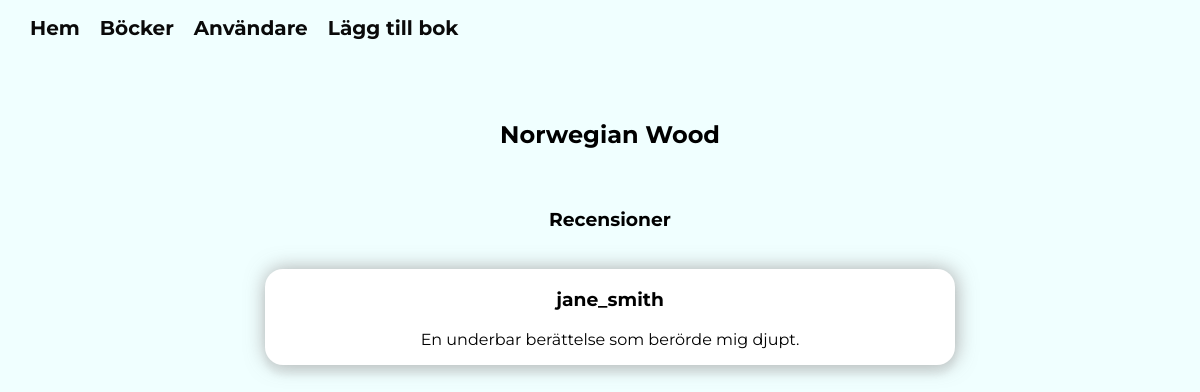
/reviews.php?id=2, run on the app's committed database.
### tables this page shows
CREATE TABLE `reviews` (
  `id` int(11) NOT NULL,
  `user_id` int(11) DEFAULT NULL,
  `book_id` int(11) DEFAULT NULL,
  `review_text` text DEFAULT NULL
);

CREATE TABLE `books` (
  `id` int(11) NOT NULL,
  `title` varchar(100) NOT NULL,
  `author_id` int(11) DEFAULT NULL
);

CREATE TABLE `users` (
  `id` int(11) NOT NULL,
  `username` varchar(50) NOT NULL,
  `password` varchar(50) NOT NULL
);

### classes/db.php (called while the page is built, shortened)
<?php
class DB
{
    public function __construct(PDO $pdo)
    {
        $this->pdo = $pdo;
    }
}

### classes/review-model.php (called while the page is built)
<?php
require_once "db.php";
class ReviewModel extends DB
{
    public function getAllReviewsByBook(int $id)
    {
        $sql = "SELECT reviews.*, users.username, books.title FROM reviews
        JOIN users ON reviews.user_id = users.id
        JOIN books ON reviews.book_id = books.id
        WHERE reviews.book_id = :id";
        $stmt = $this->pdo->prepare($sql);
        $stmt->bindParam(":id", $id);
        $stmt->execute();
        $result = $stmt->fetchAll(PDO::FETCH_ASSOC);
        return $result;
    }
}

### classes/review-view.php (the view)
<?php
class ReviewView
{
    public function renderAllReviewsByBook(array $reviews)
    {
        if (!empty($reviews)) {
            echo "<h2>{$reviews[0]['title']}</h2>";
            echo "<h3>Recensioner</h3>";
            echo "<div class='all-reviews-container'>";
            foreach ($reviews as $review) {
                $username = $review['username'];
                $userReview = $review['review_text'];
                echo "<div class='reviews-container'>";
                echo "<h3>$username</h3>";
                echo "<p class='user-review'>$userReview</p>";
                echo "</div>";
            }
            echo "</div>";
        } else {
            echo "<div class='all-reviews-container'>";
            echo "<h3>Inga recensioner av den här boken</h3>";
            echo "</div>";
        }
    }
}

### style/style.css (style rules this page uses)
body { font-family: montserrat, sans-serif; margin: 0 auto; background-color: azure; }
@media screen and (min-width: 768px) { h1, h2, h3, h4 { text-align: center; } }
@media screen and (min-width: 768px) { .all-reviews-container { width: 100%; display: flex; flex-direction: column; align-items: center; gap: 20px; } }
@media screen and (min-width: 768px) { .reviews-container { box-shadow: 1px 0px 20px rgba(151, 149, 149, 0.8), 0px 10px 5px rgba(151, 149, 149, 0.1); border-radius: 18px; padding: 0px 15px; background-color: rgb(255, 255, 255); width: 70%; } }
@media screen and (min-width: 768px) { .user-review { text-align: center; } }
@media screen and (min-width: 1200px) { .reviews-container { width: 55%; } }

### data on the page
reviews: book.title "Norwegian Wood", user.username "jane_smith", review_text "En underbar berättelse som berörde mig djupt."
